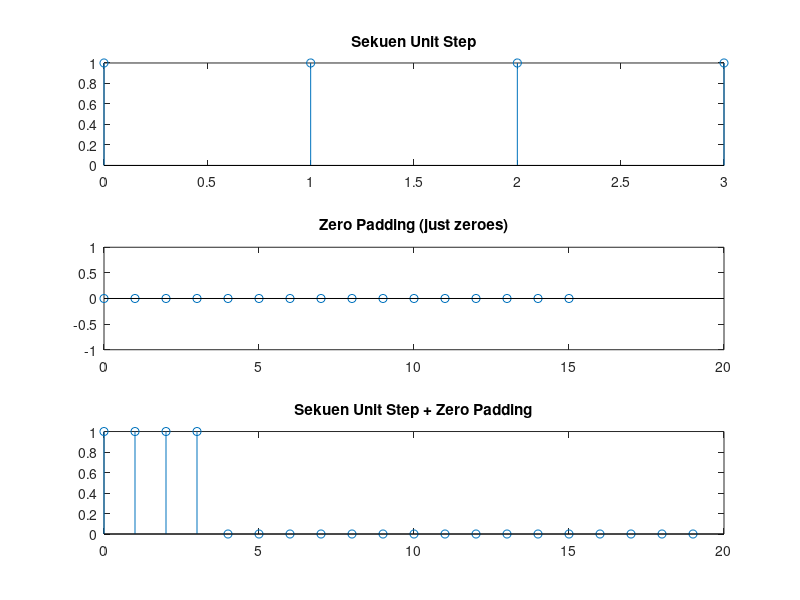
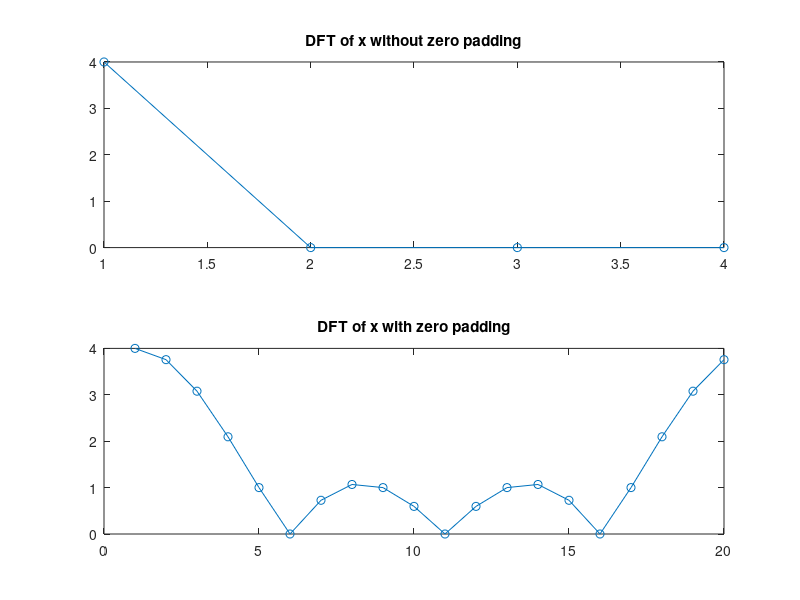

Recreate these plots in MATLAB, in order.
clear all;clc

N = 4;
zp = 16;
x = ones(1, N);
y = zeros(1, zp);
z = [x, y];
n = 0:length(z) - 1;

figure(1)
subplot(3, 1, 1)
stem(0:N-1, x);
title('Sekuen Unit Step')

subplot(3, 1, 2)
stem(0:zp-1, y);
title('Zero Padding (just zeroes)')

subplot(3, 1, 3)
stem(n, z);
title('Sekuen Unit Step + Zero Padding')

xdft = fft(x);
u = fft(z);

figure(2)
subplot(2, 1, 1);
plot(abs(xdft), '-o')
title('DFT of x without zero padding')

subplot(2, 1, 2);
plot(abs(u), '-o')
title('DFT of x with zero padding')
